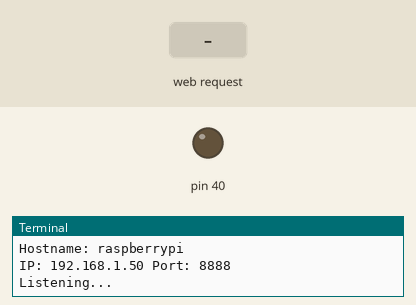
The program below on a simulated Raspberry Pi (header pin numbers). Shown: output pins drawn as LEDs (lit = HIGH), the last lines printed to the terminal. The inputs (shaded band) are chosen by the test bench.

Above: at 1.2 s.
1.3 s: HTTP request for / received
At 1.9 s:
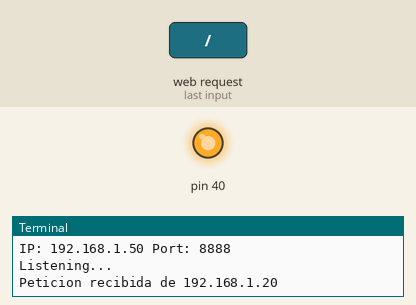
Timing chart, 0 to 4.3 s (numbered marks = the images above; inputs shaded):
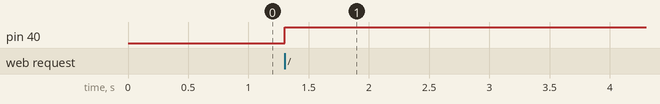

The program:

ledonline.py
```python
#!/usr/bin/python -t

import sys
import signal
import socket
import RPi.GPIO as GPIO

def myip():
    s = socket.socket(socket.AF_INET, socket.SOCK_DGRAM)
    s.connect(('192.0.0.8', 1027))
    return s.getsockname()[0]

def usercancel(signal, frame):
    GPIO.cleanup()
    sys.exit();

HOST = ''
PORT = 8888
HOSTNAME = socket.gethostname()
MAX_REQUESTS = 5
BUFFER_SIZE = 1024
RESPONSE_HEADER = """\
HTTP/1.1 200 OK

"""

GPIO.setmode(GPIO.BOARD)
GPIO.setup(40, GPIO.OUT)
on = False

signal.signal(signal.SIGINT, usercancel)

listen_socket = socket.socket(socket.AF_INET, socket.SOCK_STREAM)
listen_socket.setsockopt(socket.SOL_SOCKET, socket.SO_REUSEADDR, 1)
listen_socket.bind((HOST, PORT))
listen_socket.listen(MAX_REQUESTS)

print 'Hostname: %s' % HOSTNAME
print 'IP: %s Port: %s' % (myip(), PORT)
print 'Listening...'

while True:
    client_connection, client_address = listen_socket.accept()
    request = client_connection.recv(BUFFER_SIZE)
    print "Peticion recibida de %s" % client_address[0]

    response = RESPONSE_HEADER + "LED "
    on = not on
    if (on):
        response = response + "on"
    else:
        response = response + "off"

    client_connection.sendall(response)
    client_connection.close()

    GPIO.output(40, on)
```

Measured:
- after the input at 1.3 s, pin 40: LOW → HIGH at once
